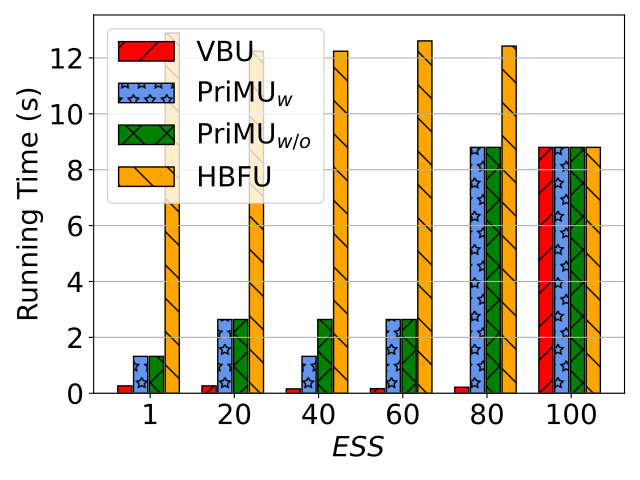

The script that saved this image:
import matplotlib.pyplot as plt
import numpy as np

# user num = 50
labels = ['1', '20', '40', '60', '80', '100']
#unl_fr = [10*10*0.22 *5, 10*10*0.22*5, 10*10*0.22 *5, 10*10*0.22*5 , 10*10*0.22*5  , 10*10*0.22*5  ]

unl_hess_r = [516*20/6000*0.22*5 +2.2*5 , 338*20/6000*0.22*5 +2.2*5 , 338*20/6000*0.22*5 +2.2*5 , 439*20/6000*0.22*5 +2.2*5 , 389*20/6000*0.22*5 +2.2 *5, 1200*20/6000*0.22*2*5]
unl_br = [72*20/6000*0.22*5           , 72*20/6000*0.22   *5    , 43*20/6000*0.22 *5      , 45*20/6000*0.22*5, 59*20/6000*0.22*5, 1200*20/6000*0.22*2*5 ]


unl_vib = [180*20/6000*0.22*5   *2      , 360*20/6000*0.22  *2 *5   , 180*20/6000*0.22  *2 *5  , 360*20/6000*0.22 *2*5, 1200*20/6000*0.22*2*5, 1200*20/6000*0.22*2*5 ]
unl_self_r = [180*20/6000*0.22*5  *2    , 360*20/6000*0.22  *2  *5  , 360*20/6000*0.22  *2  *5  , 360*20/6000*0.22 *2*5, 1200*20/6000*0.22*2*5, 1200*20/6000*0.22*2*5]




x = np.arange(len(labels))  # the label locations
width = 0.6  # the width of the bars
# no_noise = np.around(no_noise,0)
# samping = np.around(samping,0)
# ldp = np.around(ldp,0)


plt.figure()
#plt.subplots(figsize=(8, 5.3))
#plt.bar(x - width / 2 - width / 8 + width / 8, unl_fr, width=0.168, label='Retrain', color='dodgerblue', hatch='/')
plt.bar(x - width / 2 - width / 8 + width / 8 , unl_br,   width=0.168, label='VBU', color='r', edgecolor='black', hatch='/')
plt.bar(x - width / 8 - width / 16, unl_vib, width=0.168, label='PriMU$_{w}$', color='cornflowerblue', edgecolor='black', hatch='*')
plt.bar(x + width / 8, unl_self_r, width=0.168, label='PriMU$_{w/o}$', color='g', edgecolor='black', hatch='x')
plt.bar(x + width / 2 - width / 8 + width / 16, unl_hess_r, width=0.168, label='HBFU', color='orange', edgecolor='black', hatch='\\')


# plt.bar(x - width / 2.5 ,  unl_br, width=width/3, label='VBU', color='orange', hatch='\\')
# plt.bar(x,unl_self_r, width=width/3, label='RFU-SS', color='g', hatch='x')
# plt.bar(x + width / 2.5,  unl_hess_r, width=width/3, label='HBU', color='tomato', hatch='-')


# Add some text for labels, title and custom x-axis tick labels, etc.
plt.ylabel('Running Time (s)', fontsize=20)
# ax.set_title('Performance of Different Users n')
plt.xticks(x, labels, fontsize=20)
# ax.set_xticklabels(labels,fontsize=15)

my_y_ticks = np.arange(0, 13.1, 2)
plt.yticks(my_y_ticks, fontsize=20)
# ax.set_yticklabels(my_y_ticks,fontsize=15)
plt.grid(axis='y')
plt.legend(loc='upper left', fontsize=20)
plt.xlabel('$\it{ESS}$' ,fontsize=20)
# ax.bar_label(rects1, padding=1)
# ax.bar_label(rects2, padding=3)
# ax.bar_label(rects3, padding=3)

plt.tight_layout()

plt.rcParams['figure.figsize'] = (2.0, 1)
plt.rcParams['image.interpolation'] = 'nearest'
plt.rcParams['figure.subplot.left'] = 0.11
plt.rcParams['figure.subplot.bottom'] = 0.08
plt.rcParams['figure.subplot.right'] = 0.977
plt.rcParams['figure.subplot.top'] = 0.969
plt.savefig('cifar10_rt_sample_size_bar.pdf', format='pdf', dpi=200)
plt.show()
